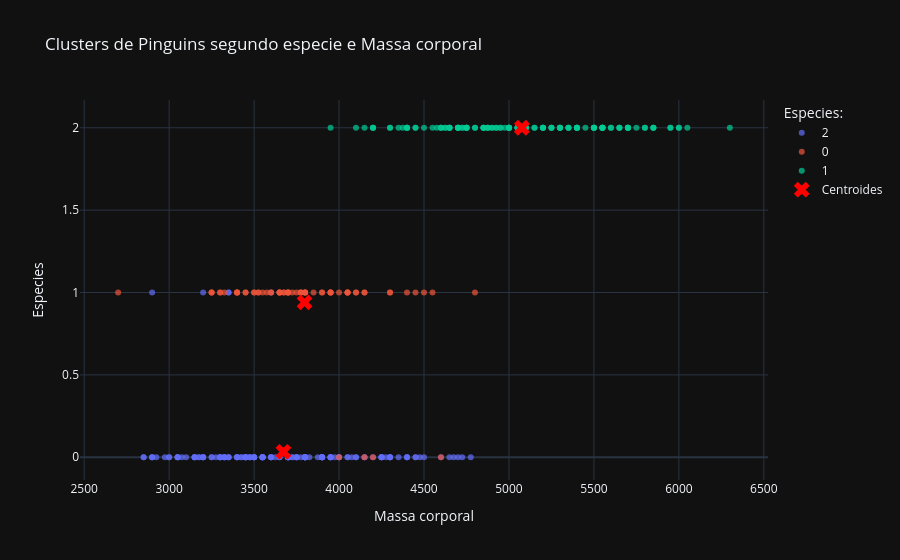

The notebook cell saved with this chart:
### Markdown cell above
**Gráfico de dispersão com as variaveis body_mass_g e species:**

### Code cell
# Criando um df com os dados originais e rótulos de cluster
df_clusters = pd.DataFrame({
    'body_mass_g': pinguins['body_mass_g'],
    'species': pinguins['species'],
    'cluster': labels.astype(str)
})

# Plotar os pontos de dados coloridos
fig = px.scatter(df_clusters, x='body_mass_g', y='species', color='cluster',
                 opacity=0.7,
                 title='Clusters de Pinguins segundo especie e Massa corporal')

# Adicionar os centroides ao gráfico
fig.add_scatter(x=centroides_originais[:, 4], y=centroides_originais[:, 0],
                mode='markers', marker=dict(color='red', symbol='x', size=14),
                name='Centroides')


fig.update_layout(xaxis_title='Massa corporal ', yaxis_title='Especies',
                  legend_title='Especies:')
fig.show()

### Figure 1 — Plotly figure (JSON) as saved in the notebook; plotly's stock layout.template omitted (floating-point values rounded to 4 significant figures; data arrays with more than 128 entries replaced by an {"elided": "..."} marker saying what was removed)
{"data": [{"hovertemplate": "cluster=2<br>body_mass_g=%{x}<br>species=%{y}<extra></extra>", "legendgroup": "2", "marker": {"color": "#636efa", "opacity": 0.7, "symbol": "circle"}, "mode": "markers", "name": "2", "orientation": "h", "showlegend": true, "x": {"elided": "152 float values"}, "xaxis": "x", "y": {"elided": "152 int values"}, "yaxis": "y", "type": "scatter"}, {"hovertemplate": "cluster=0<br>body_mass_g=%{x}<br>species=%{y}<extra></extra>", "legendgroup": "0", "marker": {"color": "#EF553B", "opacity": 0.7, "symbol": "circle"}, "mode": "markers", "name": "0", "orientation": "h", "showlegend": true, "x": [4200.0, 4150.0, 4600.0, 4000.0, 3500.0, 3900.0, 3650.0, 3525.0, 3725.0, 3950.0, 3250.0, 3750.0, 4150.0, 3700.0, 3800.0, 3775.0, 3700.0, 4050.0, 3575.0, 4050.0, 3300.0, 3700.0, 3450.0, 4400.0, 3400.0, 3800.0, 3300.0, 4150.0, 3400.0, 3800.0, 3700.0, 4550.0, 4300.0, 4100.0, 3600.0, 3900.0, 3850.0, 4800.0, 2700.0, 4500.0, 3950.0, 3650.0, 3550.0, 3500.0, 3675.0, 4450.0, 3400.0, 4300.0, 3250.0, 3675.0, 3325.0, 3950.0, 3600.0, 4050.0, 3450.0, 3250.0, 4050.0, 3800.0, 3525.0, 3950.0, 3650.0, 3650.0, 4000.0, 3400.0, 3775.0, 4100.0, 3775.0], "xaxis": "x", "y": [0, 0, 0, 0, 1, 1, 1, 1, 1, 1, 1, 1, 1, 1, 1, 1, 1, 1, 1, 1, 1, 1, 1, 1, 1, 1, 1, 1, 1, 1, 1, 1, 1, 1, 1, 1, 1, 1, 1, 1, 1, 1, 1, 1, 1, 1, 1, 1, 1, 1, 1, 1, 1, 1, 1, 1, 1, 1, 1, 1, 1, 1, 1, 1, 1, 1, 1], "yaxis": "y", "type": "scatter"}, {"hovertemplate": "cluster=1<br>body_mass_g=%{x}<br>species=%{y}<extra></extra>", "legendgroup": "1", "marker": {"color": "#00cc96", "opacity": 0.7, "symbol": "circle"}, "mode": "markers", "name": "1", "orientation": "h", "showlegend": true, "x": [4500.0, 5700.0, 4450.0, 5700.0, 5400.0, 4550.0, 4800.0, 5200.0, 4400.0, 5150.0, 4650.0, 5550.0, 4650.0, 5850.0, 4200.0, 5850.0, 4150.0, 6300.0, 4800.0, 5350.0, 5700.0, 5000.0, 4400.0, 5050.0, 5000.0, 5100.0, 4100.0, 5650.0, 4600.0, 5550.0, 5250.0, 4700.0, 5050.0, 6050.0, 5150.0, 5400.0, 4950.0, 5250.0, 4350.0, 5350.0, 3950.0, 5700.0, 4300.0, 4750.0, 5550.0, 4900.0, 4200.0, 5400.0, 5100.0, 5300.0, 4850.0, 5300.0, 4400.0, 5000.0, 4900.0, 5050.0, 4300.0, 5000.0, 4450.0, 5550.0, 4200.0, 5300.0, 4400.0, 5650.0, 4700.0, 5700.0, 4650.0, 5800.0, 4700.0, 5550.0, 4750.0, 5000.0, 5100.0, 5200.0, 4700.0, 5800.0, 4600.0, 6000.0, 4750.0, 5950.0, 4625.0, 5450.0, 4725.0, 5350.0, 4750.0, 5600.0, 4600.0, 5300.0, 4875.0, 5550.0, 4950.0, 5400.0, 4750.0, 5650.0, 4850.0, 5200.0, 4925.0, 4875.0, 4625.0, 5250.0, 4850.0, 5600.0, 4975.0, 5500.0, 4725.0, 5500.0, 4700.0, 5500.0, 4575.0, 5500.0, 5000.0, 5950.0, 4650.0, 5500.0, 4375.0, 5850.0, 4875.0, 6000.0, 4925.0, 4850.0, 5750.0, 5200.0, 5400.0], "xaxis": "x", "y": [2, 2, 2, 2, 2, 2, 2, 2, 2, 2, 2, 2, 2, 2, 2, 2, 2, 2, 2, 2, 2, 2, 2, 2, 2, 2, 2, 2, 2, 2, 2, 2, 2, 2, 2, 2, 2, 2, 2, 2, 2, 2, 2, 2, 2, 2, 2, 2, 2, 2, 2, 2, 2, 2, 2, 2, 2, 2, 2, 2, 2, 2, 2, 2, 2, 2, 2, 2, 2, 2, 2, 2, 2, 2, 2, 2, 2, 2, 2, 2, 2, 2, 2, 2, 2, 2, 2, 2, 2, 2, 2, 2, 2, 2, 2, 2, 2, 2, 2, 2, 2, 2, 2, 2, 2, 2, 2, 2, 2, 2, 2, 2, 2, 2, 2, 2, 2, 2, 2, 2, 2, 2, 2], "yaxis": "y", "type": "scatter"}, {"marker": {"color": "red", "size": 14, "symbol": "x"}, "mode": "markers", "name": "Centroides", "x": [3797.0, 5076.0, 3673.0], "y": [0.9403, 2.0, 0.03289], "type": "scatter"}], "layout": {"xaxis": {"anchor": "y", "domain": [0.0, 1.0], "title": {"text": "Massa corporal "}}, "yaxis": {"anchor": "x", "domain": [0.0, 1.0], "title": {"text": "Especies"}}, "legend": {"title": {"text": "Especies:"}, "tracegroupgap": 0}, "title": {"text": "Clusters de Pinguins segundo especie e Massa corporal"}}}
